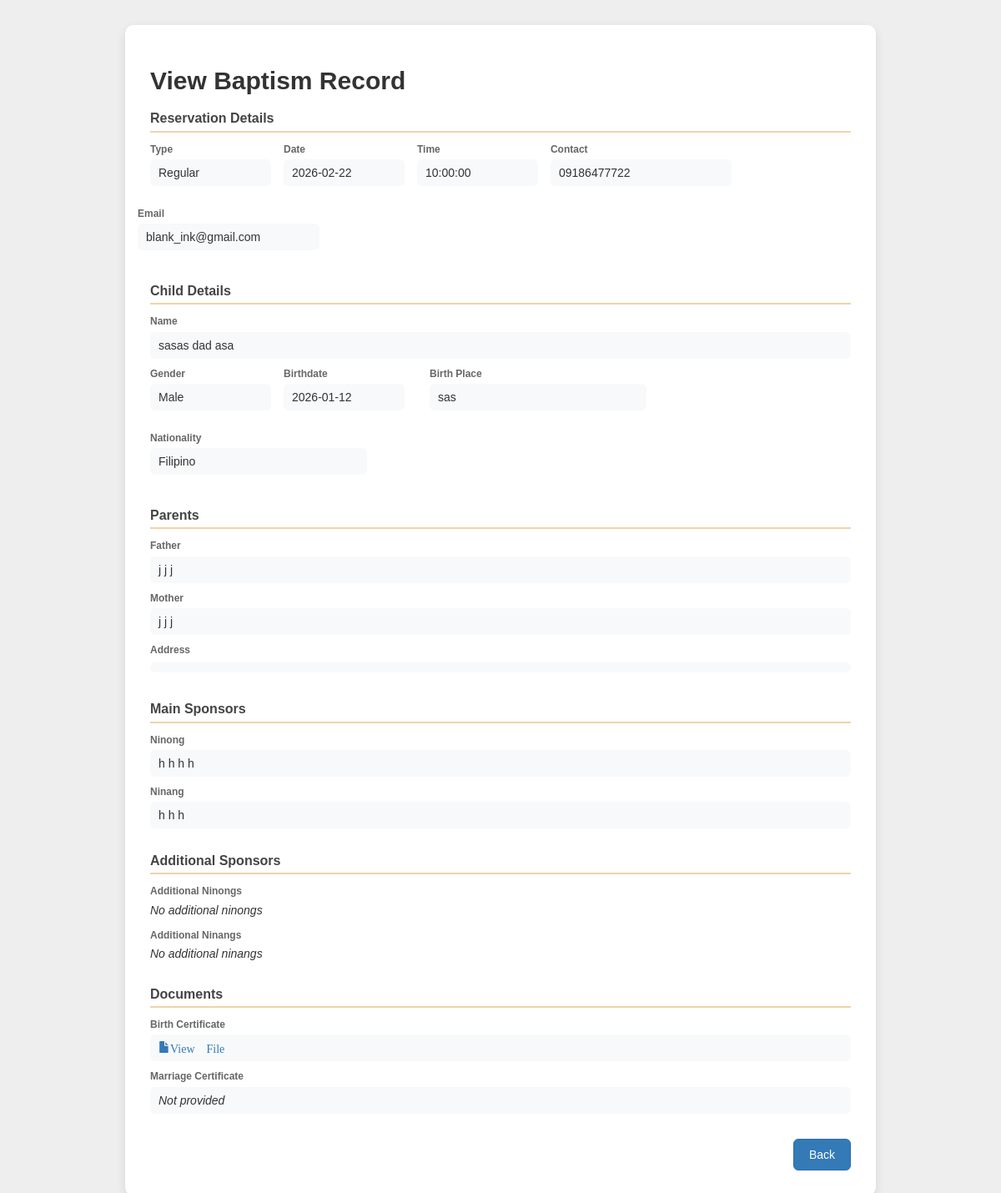
Screenshot of /public/members/view_details/s_baptism_view.php?id=112 (signed in) with the database file from the repository.
### tables this page shows
CREATE TABLE `baptisms` (
  `id` int(11) NOT NULL,
  `reservation_user_id` int(11) DEFAULT NULL,
  `baptism_type` enum('Regular','Solo') NOT NULL,
  `status` varchar(20) DEFAULT 'Pending',
  `decline_reason` text DEFAULT NULL,
  `notif` tinyint(1) NOT NULL DEFAULT 0,
  `email` varchar(100) DEFAULT NULL,
  `contact` varchar(20) DEFAULT NULL,
  `date` date NOT NULL,
  `time` time DEFAULT NULL,
  `created_at` timestamp NOT NULL DEFAULT current_timestamp(),
  `rehearsal_date` date DEFAULT NULL,
  `rehearsal_time` time DEFAULT NULL,
  `child_firstname` varchar(30) NOT NULL,
  `child_middlename` varchar(30) DEFAULT NULL,
  `child_lastname` varchar(30) NOT NULL,
  `child_suffix` varchar(30) DEFAULT NULL,
  `child_gender` varchar(6) NOT NULL,
  `child_nat` varchar(12) DEFAULT 'Filipino',
  `birth_date` date NOT NULL,
  `birth_place` varchar(255) NOT NULL,
  `mother_firstname` varchar(30) NOT NULL,
  `mother_middlename` varchar(30) DEFAULT NULL,
  `mother_lastname` varchar(30) NOT NULL,
  `father_firstname` varchar(30) NOT NULL,
  `father_middlename` varchar(30) DEFAULT NULL,
  `father_lastname` varchar(30) NOT NULL,
  `father_suffix` varchar(30) DEFAULT NULL,
  `address` varchar(250) DEFAULT NULL,
  `married` varchar(3) DEFAULT NULL,
  `marriage_type` varchar(15) DEFAULT 'Single',
  `birth_certificate` varchar(300) DEFAULT NULL,
  `marriage_certificate` varchar(300) DEFAULT NULL,
  `province` varchar(30) DEFAULT NULL,
  `city` varchar(30) DEFAULT NULL,
  `street_no` varchar(30) DEFAULT NULL,
  `barangay` varchar(30) DEFAULT NULL,
  `presiding_priest` varchar(50) DEFAULT 'Rev. Fr. James Nitollama'
);

CREATE TABLE `ninong_tbl` (
  `ninong_id` int(11) NOT NULL,
  `baptism_id` int(11) DEFAULT NULL,
  `wedding_id` int(11) DEFAULT NULL,
  `confirmation_id` int(11) DEFAULT NULL,
  `ninong_firstname` varchar(30) NOT NULL,
  `ninong_middlename` varchar(30) DEFAULT NULL,
  `ninong_lastname` varchar(30) NOT NULL,
  `ninong_suffix` varchar(30) DEFAULT NULL
);

CREATE TABLE `ninang_tbl` (
  `ninang_id` int(11) NOT NULL,
  `baptism_id` int(11) DEFAULT NULL,
  `wedding_id` int(11) DEFAULT NULL,
  `confirmation_id` int(11) DEFAULT NULL,
  `ninang_firstname` varchar(30) NOT NULL,
  `ninang_middlename` varchar(30) DEFAULT NULL,
  `ninang_lastname` varchar(30) DEFAULT NULL
);

### public/members/view_details/s_baptism_view.php (the view, shortened to what this page needs)
<?php
require_once '../../connection.php';
$id = intval($_GET['id']);
try {
    $stmt = $dbh->prepare("SELECT * FROM baptisms WHERE id=:id LIMIT 1");
    $stmt->execute([':id' => $id]);
    $baptism = $stmt->fetch(PDO::FETCH_ASSOC);
    $stmt = $dbh->prepare("SELECT * FROM ninong_tbl WHERE baptism_id=:id LIMIT 1");
    $stmt->execute([':id' => $id]);
    $ninong = $stmt->fetch(PDO::FETCH_ASSOC) ?: [];
    $stmt = $dbh->prepare("SELECT * FROM ninang_tbl WHERE baptism_id=:id LIMIT 1");
    $stmt->execute([':id' => $id]);
    $ninang = $stmt->fetch(PDO::FETCH_ASSOC) ?: [];
    $stmt = $dbh->prepare("SELECT * FROM as_ninong_tbl WHERE baptism_id=:id");
    $stmt->execute([':id' => $id]);
    $asNinongs = $stmt->fetchAll(PDO::FETCH_ASSOC);
    $stmt = $dbh->prepare("SELECT * FROM as_ninang_tbl WHERE baptism_id=:id");
    $stmt->execute([':id' => $id]);
    $asNinangs = $stmt->fetchAll(PDO::FETCH_ASSOC);
} catch (PDOException $e) {
    die("Database Error: " . $e->getMessage());
}
function v($arr, $key) {
    return htmlspecialchars($arr[$key] ?? '');
}
?>
<!doctype html>
<html lang="en">
<head>
<link href="https://maxcdn.bootstrapcdn.com/bootstrap/3.3.0/css/bootstrap.min.css" rel="stylesheet"/>
<link href='view.css' rel='stylesheet'>
</head>
<body>
<div class="record-container">
  <h2>View Baptism Record</h2>
  <div class="record-section">
    <h3>Reservation Details</h3>
    <div class="row record-inline">
      <div class="col-md-2 record-row"><span class="record-label">Type</span><div class="record-value"><?= v($baptism,'baptism_type') ?></div></div>
      <div class="col-md-2 record-row"><span class="record-label">Date</span><div class="record-value"><?= v($baptism,'date') ?></div></div>
      <div class="col-md-2 record-row"><span class="record-label">Time</span><div class="record-value"><?= v($baptism,'time') ?></div></div>
      <div class="col-md-3 record-row"><span class="record-label">Contact</span><div class="record-value"><?= v($baptism,'contact') ?></div></div>
      <div class="col-md-3 record-row"><span class="record-label">Email</span><div class="record-value"><?= v($baptism,'email') ?></div></div>
    </div>
  </div>
  <div class="record-section">
    <h3>Child Details</h3>
    <div class="record-row">
      <span class="record-label">Name</span>
      <div class="record-value">
        <?= v($baptism,'child_firstname') ?>
        <?= v($baptism,'child_middlename') ?>
        <?= v($baptism,'child_lastname') ?>
      </div>
    </div>
    <div class="row record-inline">
      <div class="col-md-2 record-row"><span class="record-label">Gender</span><div class="record-value"><?= v($baptism,'child_gender') ?></div></div>
      <div class="col-md-2 record-row"><span class="record-label">Birthdate</span><div class="record-value"><?= v($baptism,'birth_date') ?></div></div>
      <div class="col-md-4 record-row"><span class="record-label">Birth Place</span><div class="record-value"><?= v($baptism,'birth_place') ?></div></div>
      <div class="col-md-4 record-row"><span class="record-label">Nationality</span><div class="record-value"><?= v($baptism,'child_nat') ?></div></div>
    </div>
  </div>
  <div class="record-section">
    <h3>Parents</h3>
    <div class="record-row">
      <span class="record-label">Father</span>
      <div class="record-value">
        <?= v($baptism,'father_firstname') ?>
        <?= v($baptism,'father_middlename') ?>
        <?= v($baptism,'father_lastname') ?>
      </div>
    </div>
    <div class="record-row" style="margin-top:10px;">
      <span class="record-label">Mother</span>
      <div class="record-value">
        <?= v($baptism,'mother_firstname') ?>
        <?= v($baptism,'mother_middlename') ?>
        <?= v($baptism,'mother_lastname') ?>
      </div>
    </div>
    <div class="record-row">
      <span class="record-label">Address</span>
      <div class="record-value">
      </div>
    </div>
  </div>
  <div class="record-section">
    <h3>Main Sponsors</h3>
    <div class="record-row">
      <span class="record-label">Ninong</span>
      <div class="record-value">
        <?= htmlspecialchars(trim(($ninong['ninong_firstname'] ?? '').' '.($ninong['ninong_middlename'] ?? '').' '.($ninong['ninong_lastname'] ?? '').' '.($ninong['ninong_suffix'] ?? ''))) ?>
      </div>
    </div>
    <div class="record-row" style="margin-top:10px;">
      <span class="record-label">Ninang</span>
      <div class="record-value">
        <?= htmlspecialchars(trim(($ninang['ninang_firstname'] ?? '').' '.($ninang['ninang_middlename'] ?? '').' '.($ninang['ninang_lastname'] ?? ''))) ?>
      </div>
    </div>
  </div>
  <div class="record-section">
    <h3>Additional Sponsors</h3>
    <span class="record-label">Additional Ninongs</span>
    <?php if ($asNinongs): foreach ($asNinongs as $n): ?>
      <div class="record-row">
        <div class="record-value">
          <?= htmlspecialchars(trim($n['as_ninong_firstname']." ".$n['as_ninong_middlename']." ".$n['as_ninong_lastname']." ".$n['as_ninong_suffix'])) ?>
        </div>
      </div>
    <?php endforeach; else: ?>
      <em>No additional ninongs</em>
    <?php endif; ?>
    <span class="record-label" style="margin-top:12px;">Additional Ninangs</span>
    <?php if ($asNinangs): foreach ($asNinangs as $n): ?>
      <div class="record-row">
        <div class="record-value">
          <?= htmlspecialchars(trim($n['as_ninang_firstname']." ".$n['as_ninang_middlename']." ".$n['as_ninang_lastname'])) ?>
        </div>
      </div>
    <?php endforeach; else: ?>
      <em>No additional ninangs</em>
    <?php endif; ?>
  </div>
  <div class="record-section">
    <h3>Documents</h3>
    <div class="record-row">
      <span class="record-label">Birth Certificate</span>
      <div class="record-value">
        <?php if (!empty($baptism['birth_certificate'])): ?>
          <a href="../view_file.php?file=<?= urlencode($baptism['birth_certificate']) ?>" target="_blank" class="glyphicon glyphicon-file">View File</a>
        <?php else: ?> <em>Not provided</em> <?php endif; ?>
      </div>
    </div>
    <div class="record-row">
      <span class="record-label">Marriage Certificate</span>
      <div class="record-value">
        <?php if (!empty($baptism['marriage_certificate'])): ?>
          <a href="../view_file.php?file=<?= urlencode($baptism['marriage_certificate']) ?>" target="_blank" class="glyphicon glyphicon-file">View File</a>
        <?php else: ?> <em>Not provided</em> <?php endif; ?>
      </div>
    </div>
  </div>
  <div class="record-buttons">
    <a href="#" class="btn btn-primary" onclick="window.history.back(); return false;">Back</a>
  </div>
</div>
</body>
</html>

### public/members/view_details/view.css (style rules this page uses)
* { margin: 0; padding: 0; box-sizing: border-box; }
a { text-decoration: none; }
:root { --poppins: 'Poppins', sans-serif; --lato: 'Lato', sans-serif; --light: #F9F9F9; --blue: #3C91E6; --grey: #eee; --dark-grey: #AAAAAA; --dark: #342E37; --red: #DB504A; --green: #418033; --success: #16a34a; --warning: #f59e0b; --danger: #dc2626; }
html, body { height: 100%; overflow-x: hidden; }
body { background: var(--grey); font-family: var(--lato); }
.record-container { max-width: 900px; margin: 30px auto; background: #fff; padding: 30px; border-radius: 10px; box-shadow: 0 4px 12px rgba(0,0,0,0.1); font-family: var(--poppins); }
.record-container h2 { font-weight: 600; margin-bottom: 20px; color: #333; }
.record-section { margin-bottom: 30px; }
.record-section h3 { font-size: 16px; font-weight: 600; color: #444; margin-bottom: 12px; padding-bottom: 6px; border-bottom: 2px solid #f1d3a8; }
.record-row { margin-bottom: 10px; font-size: 14px; color: #333; }
.record-label { font-weight: 600; display: block; font-size: 12px; color: #666; margin-bottom: 3px; }
.record-value { background: #f8f9fa; padding: 6px 10px; border-radius: 6px; display: inline-block; min-width: 100%; }
.record-inline { display: flex; flex-wrap: wrap; gap: 15px; }
.record-inline .col-md-2, .record-inline .col-md-3, .record-inline .col-md-5 { padding-left: 0; padding-right: 0; }
.record-buttons { margin-top: 25px; text-align: right; }
.record-buttons .btn { padding: 8px 18px; border-radius: 6px; font-weight: 500; }

### rows the page displays
baptisms: baptism_type "Regular", date "2026-02-22", time "10:00:00", contact "09186477722", email "blank_ink@gmail.com", child_firstname "sasas", child_middlename "dad", child_lastname "asa", child_gender "Male", birth_date "2026-01-12", birth_place "sas", child_nat "Filipino", father_firstname "j", father_middlename "j", father_lastname "j", mother_firstname "j", mother_middlename "j", mother_lastname "j"
ninong_tbl: ninong_firstname+ninong_middlename+ninong_lastname "h h h h"
ninang_tbl: ninang_firstname+ninang_middlename+ninang_lastname "h h h"
